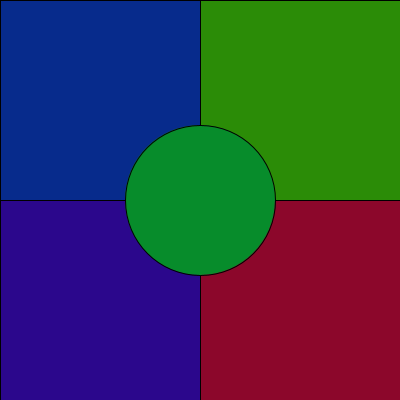
Frame 1 (no input)
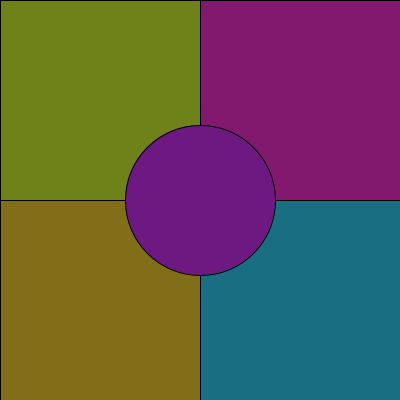
Frame 60 (the mouse pressed at the canvas centre just before this capture)
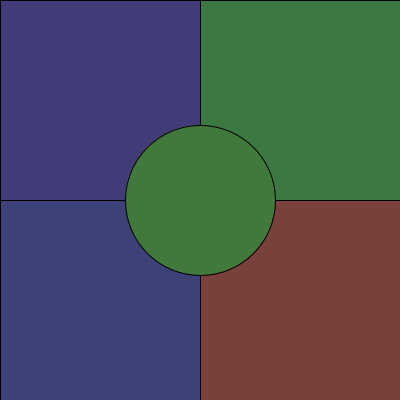
Frame 120 (the mouse held since frame 60 and released just before this capture)

The Processing sketch that drew these frames (run headless with seeded random() and noise(); from frame 60 on, the mouse is pressed at the canvas centre):

// Processing sketch: Dancefloor_NoBlackNoWhite
// ── Dancefloor_NoBlackNoWhite.pde
 int colour1=135;
int colour2=0;
int colour3=200;

void setup(){
  size(400,400);
  frameRate(24);
  
  
}
void draw(){
  colour1+=5;
  colour2+=7;
  colour3+=13;
  if(colour1>225){
    colour1-=205;
  }
  if(colour2>205){
    colour2-=155;
  }
  if(colour3>195){
    colour3-=170;
  }
  background(colour1,colour2,colour3);
  fill(colour2,colour3,colour1);
  rect(0,0,200,200);
  fill(colour3,colour1,colour2);
  rect(200,0,200,200);
  fill(colour3,colour2,colour1);
  rect(0,200,200,200);
  fill(colour2,colour1,colour3);
  circle(200,200,150);
}
